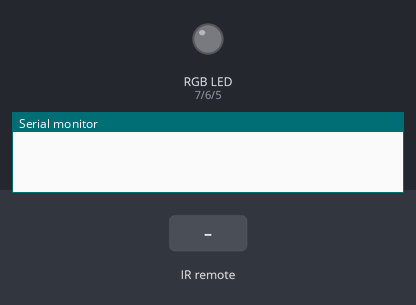
Simulated run of this sketch. Board: Arduino Uno, built with avr-gcc and run on an emulated ATmega328P. Parts: an RGB LED mixed from three pins (HIGH = lit), the last lines printed to the serial monitor. The test bench sets the inputs (shaded band).

Above: at 1.2 s.
1.3 s: infrared code 0xFF30CF received
At 2.1 s:
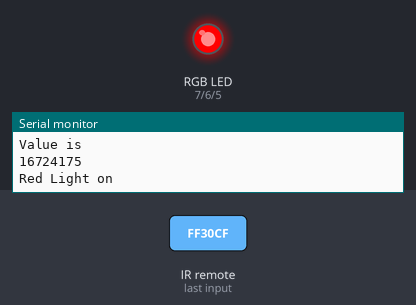
2.8 s: infrared code 0xFF18E7 received
At 3.2 s:
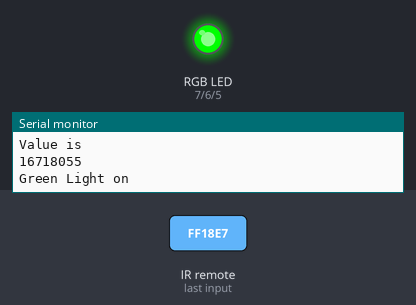
4.3 s: infrared code 0xFF7A85 received
At 5.5 s:
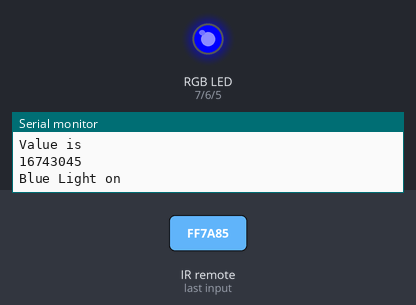
5.8 s: infrared code 0xFF4AB5 received
At 6.7 s:
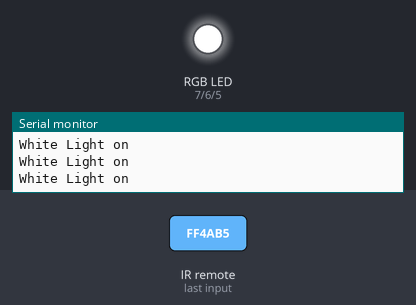
Timing chart, 0 to 8.3 s (numbered marks = the images above; inputs shaded):
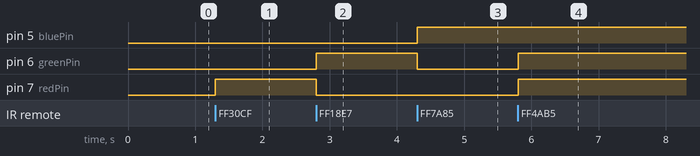

The sketch:

colorCycle.ino
```cpp
//library of IR Connectivity code
#include <IRremote.h>
//gives each pin a name
int redPin= 7;
int greenPin = 6;
int bluePin = 5;

const int RECV_PIN = 4;
IRrecv irrecv(RECV_PIN);//??
decode_results results;

//It gives code a command
void setup() {
  //it sets up what pins is going to do
  pinMode(redPin, OUTPUT);
  pinMode(greenPin, OUTPUT);
  pinMode(bluePin, OUTPUT);

  irrecv.enableIRIn();
  irrecv.blink13(true);

  Serial.begin(9600);

}
//it gives loop to the code u have writen
void loop() {
  //hexToRgb("FFFFFF");
  //setColor(0, 0, 0);
  decodeIR();
}
// ??
void setColor(int redValue, int greenValue, int blueValue) {
  analogWrite(redPin, redValue);
  analogWrite(greenPin, greenValue);
  analogWrite(bluePin, blueValue);
}
//its function is to decode the IR button code
void decodeIR(){
    if (irrecv.decode(&results)){
        //Serial.println(results.value, HEX);
        irrecv.resume();
        Serial.println("Value is");
        Serial.println(results.value);
        Serial.println();
        if(results.value == 16724175){ //1 on the remote is pressed
          setColor(255,0,0);
          Serial.println("Red Light on");
        }
        if(results.value == 16718055){ //2 on the remote is pressed
          setColor(0,255,0);
          Serial.println("Green Light on");
        }
        if(results.value == 16726215){ //5 on the remote is pressed
          setColor(0,0,0);
          Serial.println("Light off");
        }
        if(results.value == 16743045){ //3 on the remote is pressed
          setColor(0,0,255);
          Serial.println("Blue Light on");
        }
        }
        if(results.value == 16730805){ //8 on the remote is pressed
          setColor(255,255,255);
          Serial.println("White Light on");
        }
  }


//used to change hex to RGB
void hexToRgb(char hex[]){
    Serial.print(hex);
    int bigint = atoi(hex);
    //Serial.print(bigint);
    int r = (bigint >> 16) & 255;
    int g = (bigint >> 8) & 255;
    int b = bigint & 255;

    setColor(r,g,b);

    Serial.print("\n");
    //return r + "," + g + "," + b;
}
```

Measured:
- after the input at 1.3 s, pin 7 (redPin): LOW → HIGH at once
- after the input at 2.8 s, pin 6 (greenPin): LOW → HIGH at once; pin 7 (redPin): HIGH → LOW at once
- after the input at 4.3 s, pin 5 (bluePin): LOW → HIGH at once; pin 6 (greenPin): HIGH → LOW at once
- after the input at 5.8 s, pin 6 (greenPin), pin 7 (redPin): LOW → HIGH at once
